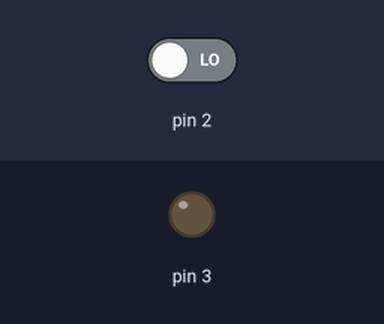
Simulated run of this sketch. Board: Arduino Uno, built with avr-gcc and run on an emulated ATmega328P. Shown: output pins drawn as LEDs (lit = HIGH). The test bench sets the inputs (shaded band); at power-on: pin 2 LOW.

Above: at 1.2 s.
1.3 s: pin 2 driven HIGH
At 2.0 s:
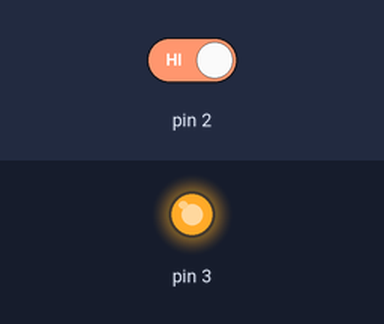
2.8 s: pin 2 driven LOW
At 3.2 s:
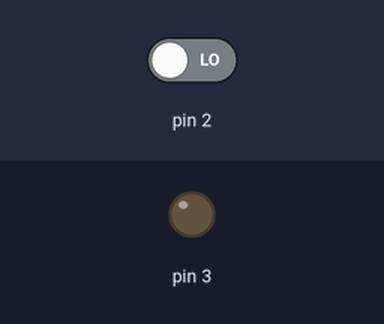
Timing chart, 0 to 5.8 s (numbered marks = the images above; inputs shaded):
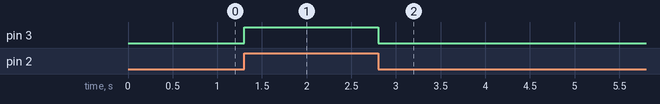

The sketch:

CorsoR4_04_button.ino
```cpp
void setup() {
  pinMode(3, OUTPUT);
  pinMode(2, INPUT);
}

void loop() {
  digitalWrite(3, digitalRead(2));
}
```

Measured:
- after the input at 1.3 s, pin 3: LOW → HIGH at once
- after the input at 2.8 s, pin 3: HIGH → LOW at once
